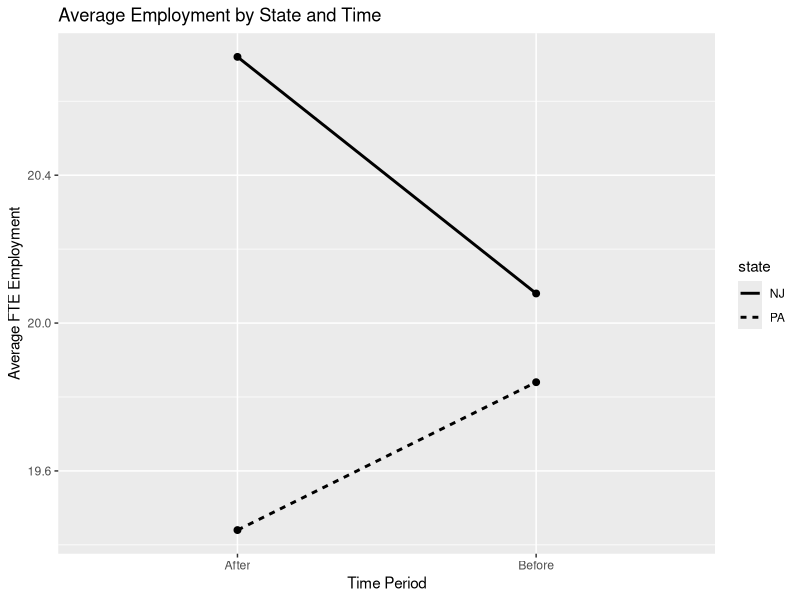
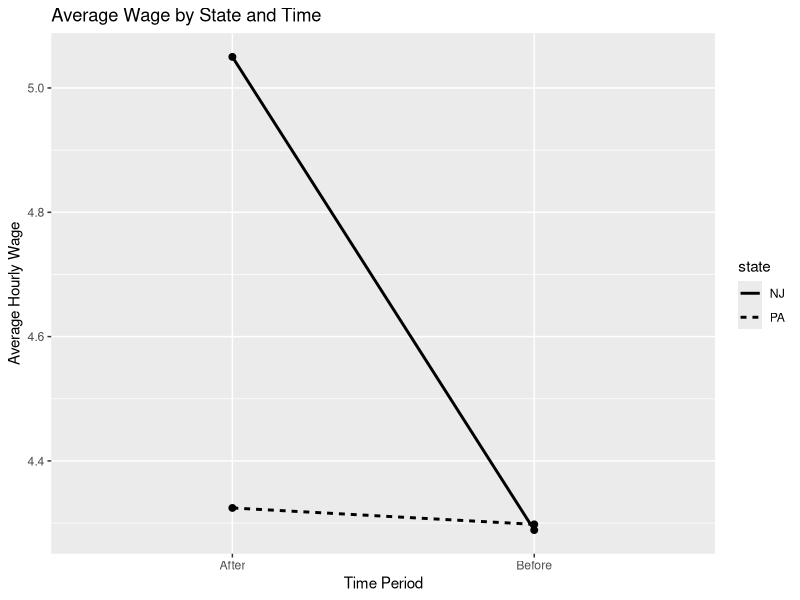

The R script that drew these images, in order:
## ---- chunk 1
# Set CRAN mirror so Quarto does not stop and ask for one during rendering
options(repos = c(CRAN = "https://cloud.r-project.org"))

# List the packages we need for this lab
required_packages <- c("tidyverse", "broom")

# Check which packages are not installed yet
new_packages <- required_packages[
  !(required_packages %in% installed.packages()[, "Package"])
]

# Install any missing packages
if(length(new_packages)){
  install.packages(new_packages)
}

# Load all required packages
lapply(required_packages, library, character.only = TRUE)

# Read the CSV file from the same folder as this .qmd file
fastfood <- read.csv("fastfood.csv")

# Show the structure of the dataset
str(fastfood)

# Show the first 6 rows
head(fastfood)


## ---- chunk 2
# Convert state, time, and chain into categorical variables (factors)
fastfood$state <- factor(fastfood$state)
fastfood$time  <- factor(fastfood$time)
fastfood$chain <- factor(fastfood$chain)

# Check the structure again after converting variables
str(fastfood)

# Show summary statistics for all variables
summary(fastfood)
## ---- chunk 3
# Count missing values in each column
colSums(is.na(fastfood))
## ---- chunk 4
# Recreate treatment indicator: 1 for NJ, 0 for PA
fastfood$treat_new <- ifelse(fastfood$state == "NJ", 1, 0)

# Recreate post indicator: 1 for After, 0 for Before
fastfood$post_new <- ifelse(fastfood$time == "After", 1, 0)

# Create the DiD interaction term
fastfood$did_new <- fastfood$treat_new * fastfood$post_new

# Inspect the first 10 rows of the key variables
fastfood %>%
  select(store_id, state, time, treat_new, post_new, did_new) %>%
  head(10)
## ---- chunk 5
# Compute average employment and wage by state and time
group_summary <- fastfood %>%
  group_by(state, time) %>%
  summarise(
    mean_fte = mean(fte),
    mean_wage = mean(wage),
    n = n(),
    .groups = "drop"
  )

# Display the summary table
group_summary
## ---- chunk 6
# Plot average employment by state and time
fastfood %>%
  group_by(state, time) %>%
  summarise(mean_fte = mean(fte), .groups = "drop") %>%
  ggplot(aes(x = time, y = mean_fte, group = state, linetype = state)) +
  geom_line(size = 1) +
  geom_point(size = 2) +
  labs(
    title = "Average Employment by State and Time",
    x = "Time Period",
    y = "Average FTE Employment"
  )
## ---- chunk 7
# Plot average wage by state and time
fastfood %>%
  group_by(state, time) %>%
  summarise(mean_wage = mean(wage), .groups = "drop") %>%
  ggplot(aes(x = time, y = mean_wage, group = state, linetype = state)) +
  geom_line(size = 1) +
  geom_point(size = 2) +
  labs(
    title = "Average Wage by State and Time",
    x = "Time Period",
    y = "Average Hourly Wage"
  )
## ---- chunk 8
# Compute average employment in each group
employment_means <- fastfood %>%
  group_by(state, time) %>%
  summarise(mean_fte = mean(fte), .groups = "drop")

employment_means
## ---- chunk 9
# Extract the four means needed for DiD
nj_before_fte <- employment_means %>%
  filter(state == "NJ", time == "Before") %>%
  pull(mean_fte)

nj_after_fte <- employment_means %>%
  filter(state == "NJ", time == "After") %>%
  pull(mean_fte)

pa_before_fte <- employment_means %>%
  filter(state == "PA", time == "Before") %>%
  pull(mean_fte)

pa_after_fte <- employment_means %>%
  filter(state == "PA", time == "After") %>%
  pull(mean_fte)

# Compute within-state changes
nj_change_fte <- nj_after_fte - nj_before_fte
pa_change_fte <- pa_after_fte - pa_before_fte

# Compute the DiD estimate
did_fte_manual <- nj_change_fte - pa_change_fte

# Print the results
nj_before_fte
nj_after_fte
pa_before_fte
pa_after_fte
nj_change_fte
pa_change_fte
did_fte_manual
## ---- chunk 10
# Compute average wages in each group
wage_means <- fastfood %>%
  group_by(state, time) %>%
  summarise(mean_wage = mean(wage), .groups = "drop")

wage_means
## ---- chunk 11
# Extract the four means needed for wage DiD
nj_before_wage <- wage_means %>%
  filter(state == "NJ", time == "Before") %>%
  pull(mean_wage)

nj_after_wage <- wage_means %>%
  filter(state == "NJ", time == "After") %>%
  pull(mean_wage)

pa_before_wage <- wage_means %>%
  filter(state == "PA", time == "Before") %>%
  pull(mean_wage)

pa_after_wage <- wage_means %>%
  filter(state == "PA", time == "After") %>%
  pull(mean_wage)

# Compute within-state changes
nj_change_wage <- nj_after_wage - nj_before_wage
pa_change_wage <- pa_after_wage - pa_before_wage

# Compute the DiD estimate for wages
did_wage_manual <- nj_change_wage - pa_change_wage

# Print the results
nj_before_wage
nj_after_wage
pa_before_wage
pa_after_wage
nj_change_wage
pa_change_wage
did_wage_manual
## ---- chunk 12
# Run the DiD regression for employment
model_fte <- lm(fte ~ treat_new + post_new + did_new, data = fastfood)

# Show regression output
summary(model_fte)
## ---- chunk 13
# Run the DiD regression for wages
model_wage <- lm(wage ~ treat_new + post_new + did_new, data = fastfood)

# Show regression output
summary(model_wage)
## ---- chunk 14
# Create a tidy table for the employment model
tidy(model_fte)

# Create a tidy table for the wage model
tidy(model_wage)
## ---- chunk 15
# Employment model with chain controls
model_fte_controls <- lm(fte ~ treat_new + post_new + did_new + chain, data = fastfood)

# Wage model with chain controls
model_wage_controls <- lm(wage ~ treat_new + post_new + did_new + chain, data = fastfood)

# Show summaries
summary(model_fte_controls)
summary(model_wage_controls)
## ---- chunk 16
# Extract the regression DiD coefficients
coef(model_fte)["did_new"]
coef(model_wage)["did_new"]

# Show the manual DiD estimates again
did_fte_manual
did_wage_manual
